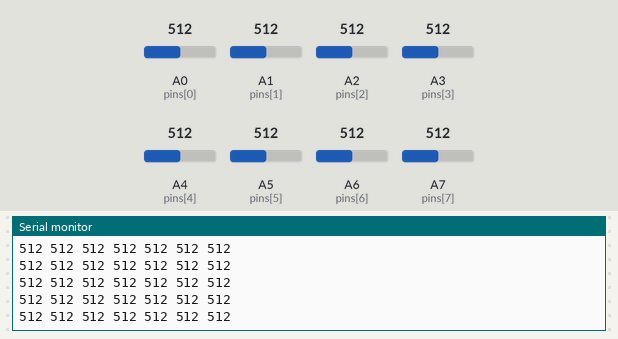
This sketch was run on a simulated Arduino Nano, built with avr-gcc and run on an emulated ATmega328P. On the bench: the last lines printed to the serial monitor. The test bench sets the inputs (shaded band); at power-on: A1 (pins[1]) = 512, A2 (pins[2]) = 512, A0 (pins[0]) = 512, A3 (pins[3]) = 512, A4 (pins[4]) = 512, A5 (pins[5]) = 512, A6 (pins[6]) = 512, A7 (pins[7]) = 512.

Above: at 4.2 s.
4.3 s: A1 (pins[1]) set to 107
At 5.1 s:
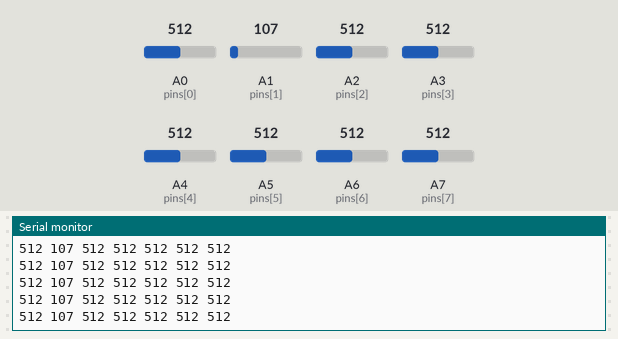
5.8 s: A1 (pins[1]) set to 94
At 6.7 s:
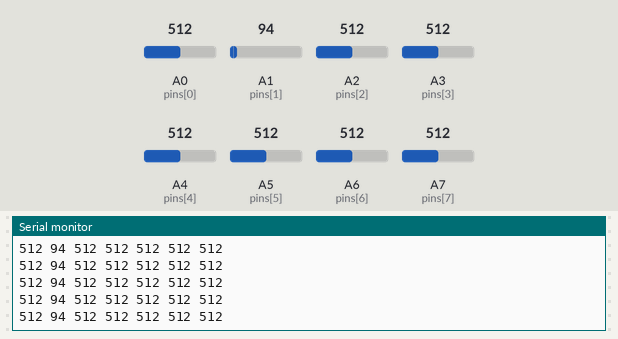
8.8 s: A2 (pins[2]) set to 110
At 9.6 s:
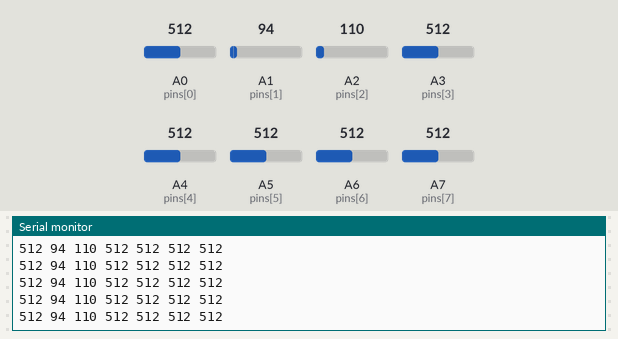
10.3 s: A2 (pins[2]) set to 93
At 11.3 s:
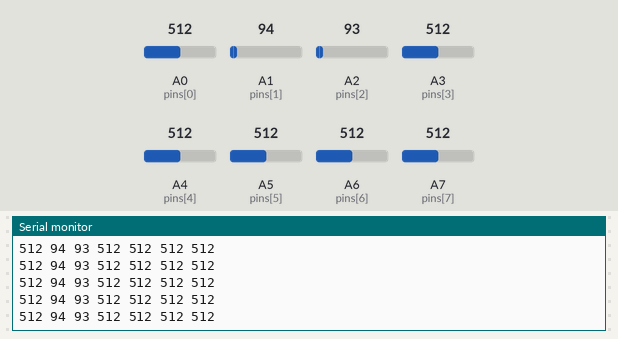
Timing chart, 0 to 13.3 s (numbered marks = the images above; inputs shaded):
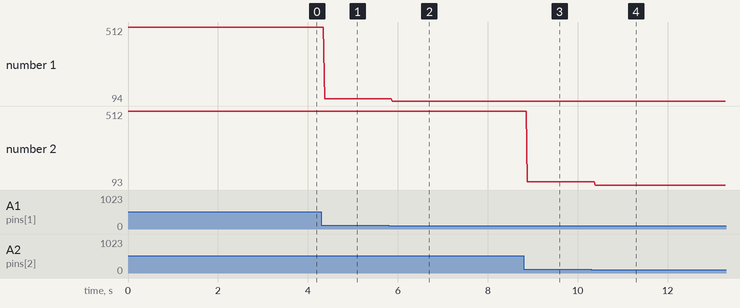

The sketch:

ldr-test.ino
```cpp
#include <Wire.h>
int P[8] = {0}; //Array to store all the values from the LDRs
int pins[8] = {A0 , A1, A2, A3, A4, A5, A6, A7}; //Array to store the pin numbers so they can be looped

void sendData() { //Function to send data to the Raspberry Pi
   for (int i=0;i<7;i++){
    Wire.write(P[i]);
   }
}

void setup() {
  Serial.begin(9600); //This is to enable SPI connection between the main RaspberryPi and the Arduino, with a 9600 baud
  Wire.begin(8);
  Wire.onRequest(sendData); //This calls the sendData() function in order to send
}                          //the latest data from the LDRs to the main RaspberryPi


void loop() {
  for (int y = 0; y<8; y++){
   P[y] = analogRead(pins[y]); //This loop reads the ADC ports connected to the LDRs
  }
 for (int i = 0; i<7; i++) {     //This loop is used to plot the data using the Serial Plotter
  Serial.print(P[i]);
  Serial.print(" ");

 }
 Serial.print("\n");
}
```

Measured:
- after the input at 4.3 s, the serial monitor: prints a new line after 0.07 s (image 1)
- after the input at 5.8 s, the serial monitor: prints a new line after 0.08 s (image 2)
- after the input at 8.8 s, the serial monitor: prints a new line after 0.08 s (image 3)
- after the input at 10.3 s, the serial monitor: prints a new line after 0.10 s (image 4)
- plotted number 1: 512 → 107 after the input at 4.3 s, 107 → 94 after the input at 5.8 s
- plotted number 2: 512 → 110 after the input at 8.8 s, 110 → 93 after the input at 10.3 s
